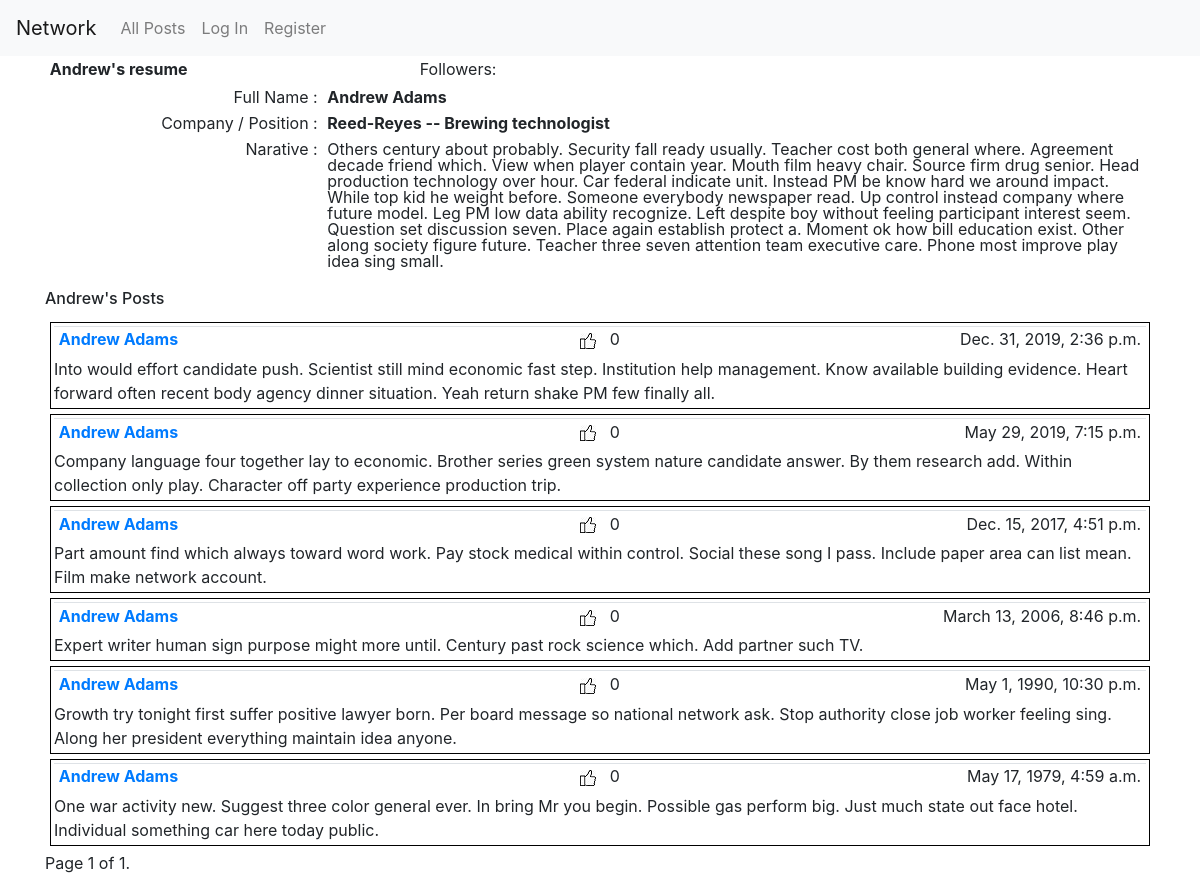
Screenshot of /20/ with the database file from the repository.
### network/models.py (models this page shows, shortened)
class Resume(models.Model):
    user = models.OneToOneField("User", on_delete=models.CASCADE,
                                primary_key=True, related_name='details')
    company = models.CharField(max_length=64)
    job = models.CharField(max_length=64)
    website = models.URLField
    narative = models.TextField(max_length=1024)

class User(AbstractUser):
    pass

class Post(models.Model):
    user = models.ForeignKey("User", on_delete=models.CASCADE, related_name='posts')
    timestamp = models.DateTimeField(default=timezone.now)
    body = models.TextField(blank=False)
    likes = models.IntegerField(default=0)
    unlikes = models.IntegerField(default=0)

### network/views.py (the view)
# urls.py: path("<int:pk>/", views.ResumeDetailView.as_view(), name="resume"),
class ResumeDetailView(SingleObjectMixin, ListView):
    context_object_name = "resume"
    paginate_by = 10
    template_name = 'network/resume_detail.html'
    def get(self, request, *args, **kwargs):
        self.object = self.get_object(queryset=Resume.objects.all())
        return super().get(request, *args, **kwargs)
    def get_queryset(self):
        return self.object.user.posts.all().order_by('-timestamp')
    def get_context_data(self, **kwargs):
        context = super().get_context_data(**kwargs)
        context['resume'] = self.object
        return context

### network/templates/network/resume_detail.html (shortened to what this page needs)
{% extends "network/layout.html" %}
{% load static %}
{% block body %}
  <div id="user-resume-view">
  <table class="table table1 table-borderless table-sm">
    <tr>
      <td><b>{{ resume.user.first_name }}'s resume</b></td>
      <td id="followers">Followers: </td>
      <td>
      </td>
    </tr>
  </table>
    <table class="table table-borderless table-sm" width="75%">
        <col style="width:25%">
        <col style=width:50%">
        <tr>
            <td class="text-right">Full Name : </td>
            <td><b> {{ resume.user.first_name }} {{ resume.user.last_name }}</b></td>
        </tr>
        <tr>
            <td class="text-right">Company / Position :</td>
          <td><b>{{ resume.company }} -- {{ resume.job }}</b></td>
        </tr>
        <tr>
            <td class="text-right">Narative : </td>
            <td>{{ resume.narative }}</td>
        </tr>
    </table>
    <div id="all-post-view">
      <h6>{{ resume.user.first_name }}'s Posts</h6>
      <div class="pagination">
        <span class="step-links">
          {% for post in page_obj %}
            <div class="posts">
              {% if post.user.username == user.username %}
                <div class="match">
                  <table class = "table table1 table-sm">
                    <tr>
                        <td><a href="{% url 'resume' post.user.id %}">
                              <b>{{ post.user.first_name }} {{ post.user.last_name }}</b>
                            </a>
                        </td>
                        <td id="likes"><img src="{% static 'like-128.jpg' %}" alt="Likes"> &nbsp {{ post.likes }}</td>
                        <td><span style="float: right">{{ post.timestamp }}</span></td>
                    </tr>
                  </table>
                  {{ post.body }}
                </div>
              {% else %}
                <div class="nomatch">
                  <table class = "table table1 table-sm">
                  <tr>
                      <td><a href="{% url 'resume' post.user.id %}">
                            <b>{{ post.user.first_name }} {{ post.user.last_name }}</b>
                          </a>
                      </td>
                      <td id="likes"><img src="{% static 'like-128.jpg' %}" alt="Likes"> &nbsp {{ post.likes }}</td>
                      <td><span style="float: right">{{ post.timestamp }}</span></td>
                  </tr>
                  </table>
                  {{ post.body }}
                </div>
              {% endif %}
            </div>
          {% endfor %}
          <span class="current">
              Page {{ page_obj.number }} of {{ page_obj.paginator.num_pages }}.
          </span>
        </span>
      </div>
    </div>
  </div>
{% endblock %}

### network/static/network/styles.css (style rules this page uses)
html { font-family: Arial, sans-serif; }
.posts { max-height: 100px; overflow-y: auto; padding: 3px; margin: 5px; border: 1px solid black; }
.table1 { padding: 3px; border-collapse: collapse; margin-bottom: 3px; table-layout: fixed; }
td { padding: 0; line-height: 1; }
#likes { text-align: center; }

### rows the page displays
Resume: user.first_name "Andrew", user.last_name "Adams", company "Reed-Reyes", job "Brewing technologist", narative "Others century about probably. Security fall ready usually. Teacher cost both general where. Agreement decade friend which. View when player contain year. Mouth film heavy chair. Source firm drug senior. Head production technology over hour. Car federal indicate unit. Instead PM be know hard we around impact. While top kid he weight before. Someone everybody newspaper read. Up control instead company where future model. Leg PM low data ability recognize. Left despite boy without feeling participant interest seem. Question set discussion seven. Place again establish protect a. Moment ok how bill education exist. Other along society figure future. Teacher three seven attention team executive…"
Post: user.first_name "Andrew", user.last_name "Adams", likes "0", timestamp "Dec. 31, 2019, 2:36 p.m.", body "Into would effort candidate push. Scientist still mind economic fast step. Institution help management. Know available building evidence. Heart forward often recent body agency dinner situation. Yeah return shake PM few finally all."
Post: user.first_name "Andrew", user.last_name "Adams", likes "0", timestamp "May 29, 2019, 7:15 p.m.", body "Company language four together lay to economic. Brother series green system nature candidate answer. By them research add. Within collection only play. Character off party experience production trip."
Post: user.first_name "Andrew", user.last_name "Adams", likes "0", timestamp "Dec. 15, 2017, 4:51 p.m.", body "Part amount find which always toward word work. Pay stock medical within control. Social these song I pass. Include paper area can list mean. Film make network account."
Post: user.first_name "Andrew", user.last_name "Adams", likes "0", timestamp "March 13, 2006, 8:46 p.m.", body "Expert writer human sign purpose might more until. Century past rock science which. Add partner such TV."
Post: user.first_name "Andrew", user.last_name "Adams", likes "0", timestamp "May 1, 1990, 10:30 p.m.", body "Growth try tonight first suffer positive lawyer born. Per board message so national network ask. Stop authority close job worker feeling sing. Along her president everything maintain idea anyone."
Post: user.first_name "Andrew", user.last_name "Adams", likes "0", timestamp "May 17, 1979, 4:59 a.m.", body "One war activity new. Suggest three color general ever. In bring Mr you begin. Possible gas perform big. Just much state out face hotel. Individual something car here today public."

### other values shown
{{ page_obj.number }} "1"
{{ page_obj.paginator.num_pages }} "1"
